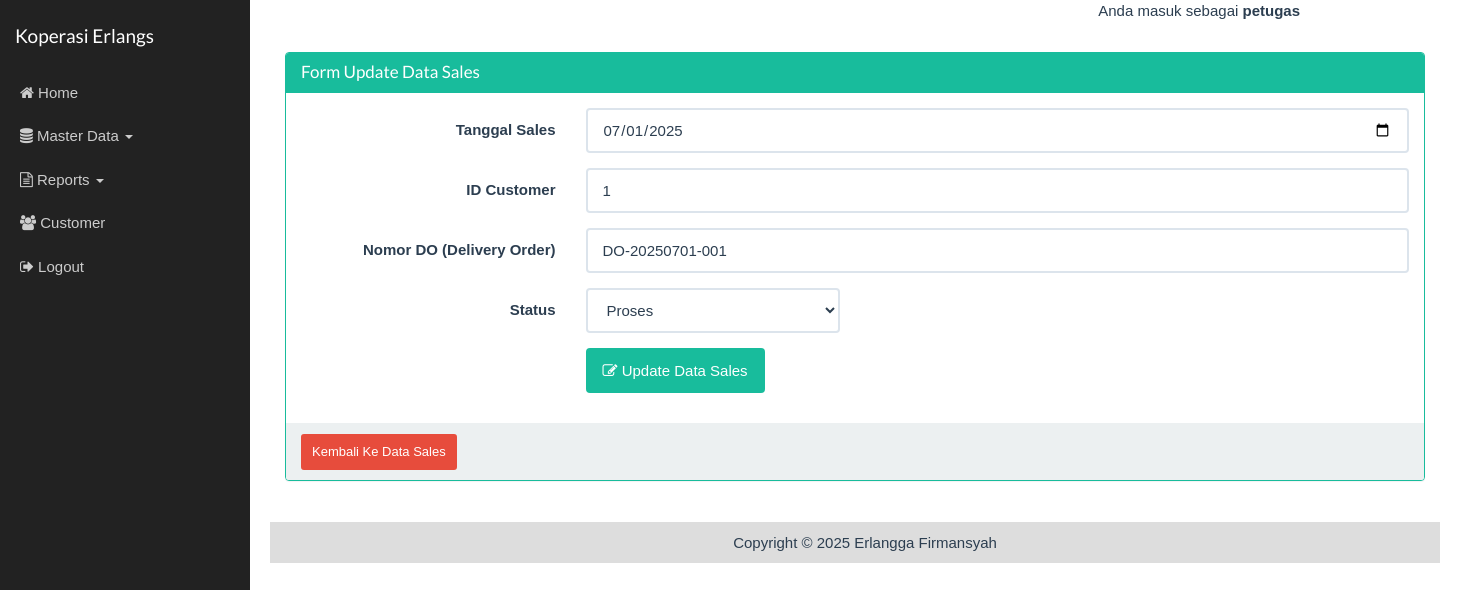
The page /index_admin.php?page=sales&actions=edit&id=1 (signed in) on the database as committed earlier.
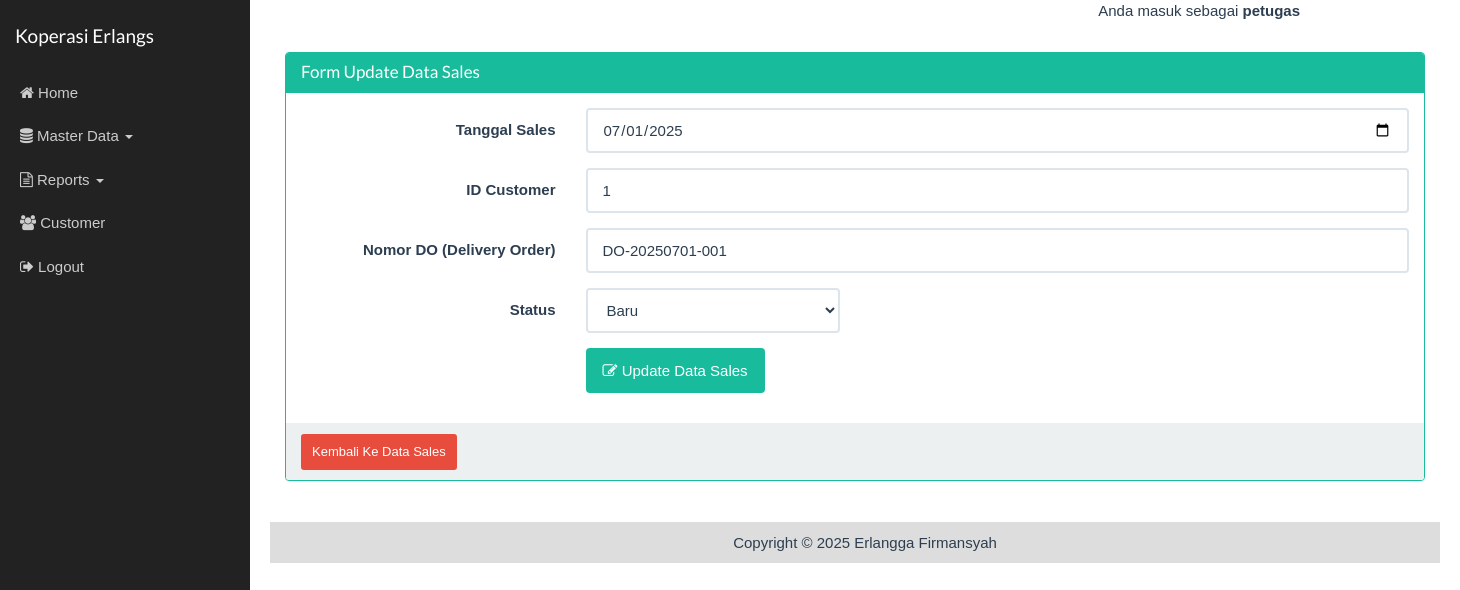
The same page on the database as committed later.
### tables this page shows
CREATE TABLE `sales` (
  `id_sales` int NOT NULL,
  `tgl_sales` date DEFAULT NULL,
  `id_customer` int DEFAULT NULL,
  `do_number` varchar(50) DEFAULT NULL,
  `status` enum('baru','proses','selesai') DEFAULT NULL
);

### views/sales_edit.php (the view, shortened to what this page needs)
<?php
$id = $_GET['id'];
$ambil = mysqli_query($koneksi, "SELECT * FROM sales WHERE id_sales ='$id'") or die ("SQL Edit error");
$data = mysqli_fetch_array($ambil);
?>
<div class="container">
    <div class="row">
        <div class="col-xs-12">
            <div class="panel panel-success">
                <div class="panel-heading">
                    <h3 class="panel-title">Form Update Data Sales</h3>
                </div>
                <div class="panel-body">
                    <form class="form-horizontal" action="" method="post">
                        <div class="form-group">
                            <label for="tgl_sales" class="col-sm-3 control-label">Tanggal Sales</label>
                            <div class="col-sm-9">
                                <input type="date" name="tgl_sales" value="<?=$data['tgl_sales']?>" class="form-control">
                            </div>
                        </div>
                        <div class="form-group">
                            <label for="id_customer" class="col-sm-3 control-label">ID Customer</label>
                            <div class="col-sm-9">
                                <input type="text" name="id_customer" value="<?=$data['id_customer']?>" class="form-control" placeholder="Masukkan ID Customer">
                            </div>
                        </div>
                        <div class="form-group">
                            <label for="do_number" class="col-sm-3 control-label">Nomor DO (Delivery Order)</label>
                            <div class="col-sm-9">
                                <input type="text" name="do_number" value="<?=$data['do_number']?>" class="form-control" placeholder="Masukkan DO Number">
                            </div>
                        </div>
                        <div class="form-group">
                            <label for="status" class="col-sm-3 control-label">Status</label>
                            <div class="col-sm-3">
                                <select name="status" class="form-control">
                                    <option value="baru" <?=($data['status']=='baru')?'selected':''?>>Baru</option>
                                    <option value="proses" <?=($data['status']=='proses')?'selected':''?>>Proses</option>
                                </select>
                            </div>
                        </div>
                        <div class="form-group">
                            <div class="col-sm-offset-3 col-sm-9">
                                <button type="submit" class="btn btn-success">
                                    <span class="fa fa-edit"></span> Update Data Sales
                                </button>
                            </div>
                        </div>
                    </form>
                </div>
                <div class="panel-footer">
                    <a href="?page=sales&actions=tampil" class="btn btn-danger btn-sm">Kembali Ke Data Sales</a>
                </div>
            </div>
        </div>
    </div>
</div>

Rows that differ between the two databases and show on the page:
changed sales "DO-20250701-001": status "Proses" → "Baru"
